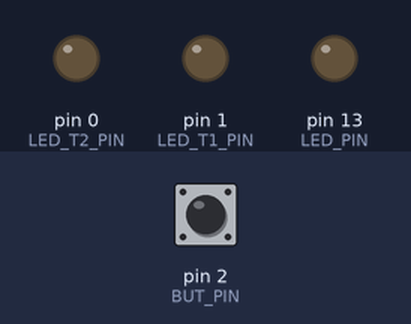
Recording of a sketch running on a simulated Arduino Uno, built with avr-gcc and run on an emulated ATmega328P. Parts: output pins drawn as LEDs (lit = HIGH). Inputs (shaded band) come from the test bench; at power-on: pin 2 (BUT_PIN) LOW.

Above: at 1.2 s.
1.3 s: pin 2 (BUT_PIN) pulled HIGH for 0.15 s
At 3.3 s:
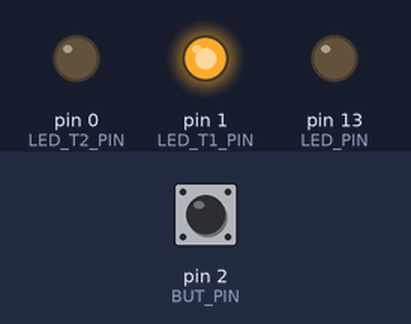
4.4 s: pin 2 (BUT_PIN) pulled HIGH for 1 s
At 6.3 s:
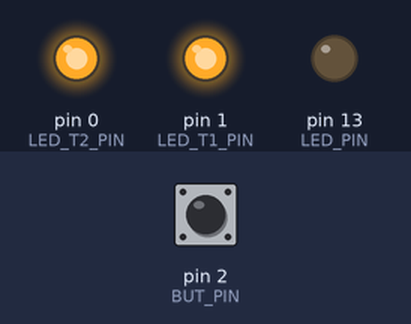
8.4 s: pin 2 (BUT_PIN) pulled HIGH for 3.2 s
At 9.3 s:
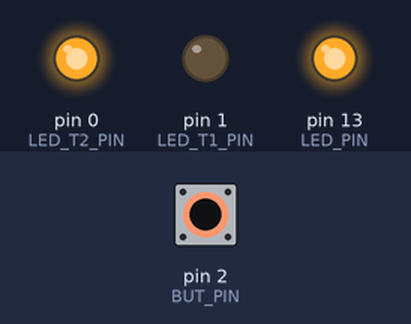
13.1 s: pin 2 (BUT_PIN) pulled HIGH for 3.2 s
At 17.6 s:
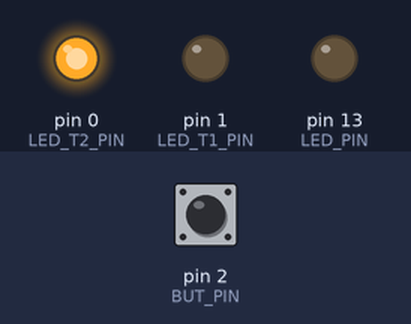
Timing chart, 0 to 18.8 s (numbered marks = the images above; inputs shaded):
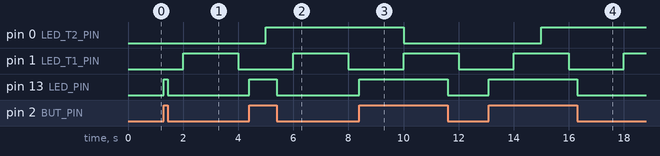

The sketch:

event_driven_gambiarra.ino
```cpp
/* event_driven.c */
#define maxTimers 2
#define maxButtons 2

int button_is_pressed[maxButtons];
int button_pins[maxButtons];
int nextButton = 0;
int timers[maxTimers];
int timersRunning[maxTimers];
int nextTimer = 0;
int last_time = 0;

void button_changed(int pin, int value);
void timer_expired(void);
void init();

void button_listen(int pin)
{
  if (nextButton < maxButtons)
  {
    button_pins[nextButton] = pin;
    nextButton++;
  }
}

int timer_set(int ms)
{
  if (nextTimer < maxTimers)
  {
    timers[nextTimer] = ms;
    timersRunning[nextTimer] = 0;
    nextTimer++;
    return nextTimer-1;
  }
  return -1;
}

void setup (void)
{
  init_event_driven();
}

void checkButtonEvents()
{
  int n;
  for (n=0; n<nextButton; n++)
  {
    int button_input_pressed = digitalRead(button_pins[n]);
    if (button_is_pressed[n]!=button_input_pressed)
    {
      button_is_pressed[n] = button_input_pressed;
      button_changed(button_pins[n], button_is_pressed[n]);
    }
  }
}

void checkTimerEvents ()
{
  int current_time = millis();
  int diff = current_time - last_time;
  int n;
  for (n=0; n<nextTimer; n++)
  {
    timersRunning[n] += diff;
    if (timersRunning[n]>=timers[n])
    {
      timersRunning[n] -= timers[n];
      timer_expired(n);
    }
  }
  last_time = current_time;
}

void loop (void)
{
   checkButtonEvents();
   checkTimerEvents();
}

/* event_driven_test */

#define LED_PIN 13
#define BUT_PIN 2

#define LED_T1_PIN 1
#define LED_T2_PIN 0

int led_timer_state = LOW;
int led_timer2_state = LOW;

int timerid1 = -1;
int timerid2 = -1;

void button_changed (int pin, int value)
{
  digitalWrite(LED_PIN, value);
}

void timer_expired (int timerId)
{
  if (timerId == timerid1)
  {
    led_timer_state = !led_timer_state;
    digitalWrite(LED_T1_PIN, led_timer_state);
  }
  else if (timerId == timerid2)
  {
    led_timer2_state = !led_timer2_state;
    digitalWrite(LED_T2_PIN, led_timer2_state);
  }
}

void init_event_driven ()
{
  pinMode(LED_PIN, OUTPUT);
  pinMode(LED_T1_PIN, OUTPUT);
  pinMode(LED_T2_PIN, OUTPUT);
  pinMode(BUT_PIN, INPUT);
  digitalWrite(LED_PIN, LOW);
  digitalWrite(LED_T1_PIN, LOW);
  digitalWrite(LED_T2_PIN, LOW);
  button_listen(BUT_PIN);
  timerid1 = timer_set(2000);
  timerid2 = timer_set(5000);
}
```

Measured:
- after the input at 1.3 s, pin 13 (LED_PIN): LOW → HIGH at once, → LOW 0.15 s later
- after the input at 4.4 s, pin 13 (LED_PIN): LOW → HIGH at once, → LOW 1.0 s later
- after the input at 8.4 s, pin 13 (LED_PIN): LOW → HIGH at once, → LOW 3.2 s later
- after the input at 13.1 s, pin 13 (LED_PIN): LOW → HIGH at once, → LOW 3.2 s later
